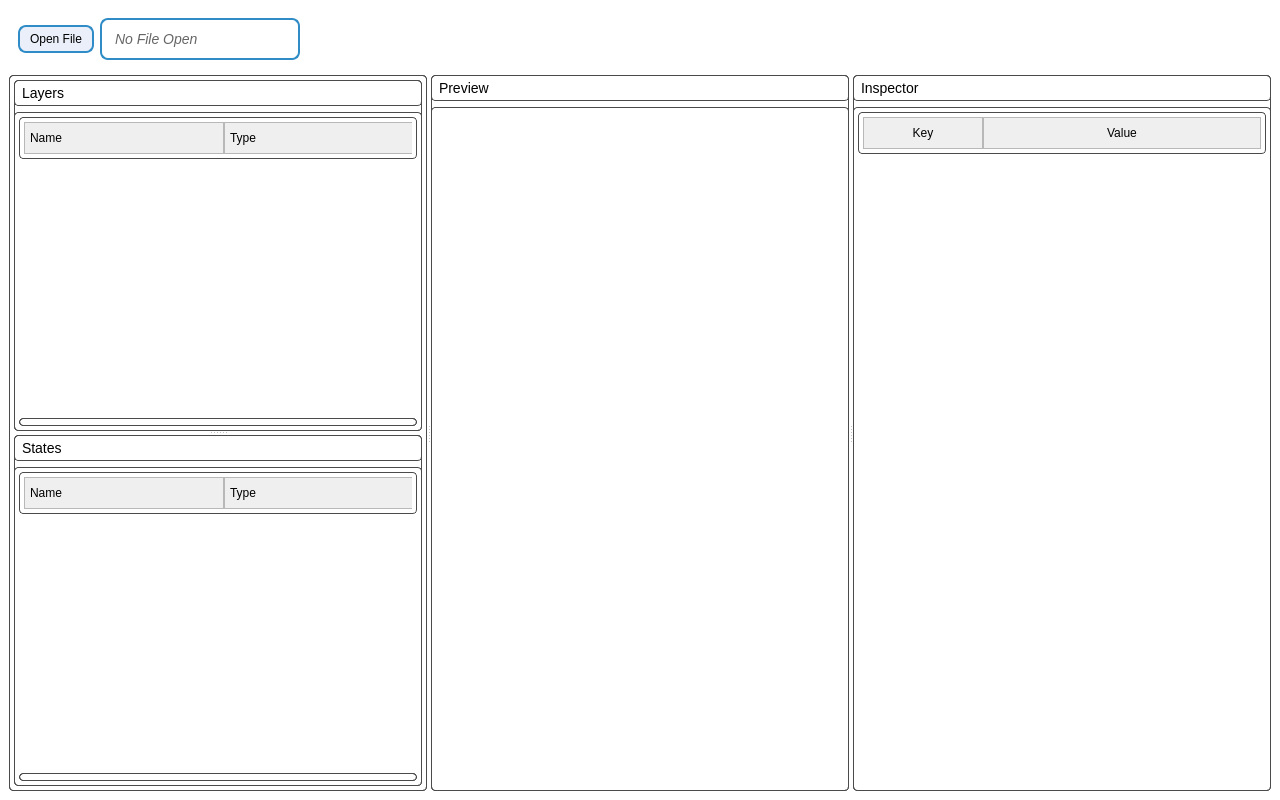
<?xml version="1.0" encoding="UTF-8"?>
<ui version="4.0">
 <class>OpenPoster</class>
 <widget class="QMainWindow" name="OpenPoster">
  <property name="geometry">
   <rect>
    <x>0</x>
    <y>0</y>
    <width>1280</width>
    <height>800</height>
   </rect>
  </property>
  <property name="sizePolicy">
   <sizepolicy hsizetype="Expanding" vsizetype="Expanding">
    <horstretch>0</horstretch>
    <verstretch>0</verstretch>
   </sizepolicy>
  </property>
  <property name="minimumSize">
   <size>
    <width>1280</width>
    <height>800</height>
   </size>
  </property>
  <property name="palette">
   <palette>
    <active>
     <colorrole role="WindowText">
      <brush brushstyle="SolidPattern">
       <color alpha="255">
        <red>255</red>
        <green>255</green>
        <blue>255</blue>
       </color>
      </brush>
     </colorrole>
     <colorrole role="Button">
      <brush brushstyle="SolidPattern"> 
       <color alpha="0">
        <red>0</red>
        <green>0</green>
        <blue>0</blue>
       </color>
      </brush>
     </colorrole>
     <colorrole role="Text">
      <brush brushstyle="SolidPattern">
       <color alpha="255">
        <red>255</red>
        <green>255</green>
        <blue>255</blue>
       </color>
      </brush>
     </colorrole>
     <colorrole role="ButtonText">
      <brush brushstyle="SolidPattern">
       <color alpha="255">
        <red>255</red>
        <green>255</green>
        <blue>255</blue>
       </color>
      </brush>
     </colorrole>
     <colorrole role="Base">
      <brush brushstyle="SolidPattern">
       <color alpha="0">
        <red>0</red>
        <green>0</green>
        <blue>0</blue>
       </color>
      </brush>
     </colorrole>
     <colorrole role="Window">
      <brush brushstyle="SolidPattern">
       <color alpha="0">
        <red>0</red>
        <green>0</green>
        <blue>0</blue>
       </color>
      </brush>
     </colorrole>
     <colorrole role="PlaceholderText">
      <brush brushstyle="SolidPattern">
       <color alpha="128">
        <red>255</red>
        <green>255</green>
        <blue>255</blue>
       </color>
      </brush>
     </colorrole>
    </active>
    <inactive>
     <colorrole role="WindowText">
      <brush brushstyle="SolidPattern">
       <color alpha="255">
        <red>255</red>
        <green>255</green>
        <blue>255</blue>
       </color>
      </brush>
     </colorrole>
     <colorrole role="Button">
      <brush brushstyle="SolidPattern">
       <color alpha="0">
        <red>0</red>
        <green>0</green>
        <blue>0</blue>
       </color>
      </brush>
     </colorrole>
     <colorrole role="Text">
      <brush brushstyle="SolidPattern">
       <color alpha="255">
        <red>255</red>
        <green>255</green>
        <blue>255</blue>
       </color>
      </brush>
     </colorrole>
     <colorrole role="ButtonText">
      <brush brushstyle="SolidPattern">
       <color alpha="255">
        <red>255</red>
        <green>255</green>
        <blue>255</blue>
       </color>
      </brush>
     </colorrole>
     <colorrole role="Base">
      <brush brushstyle="SolidPattern">
       <color alpha="0">
        <red>0</red>
        <green>0</green>
        <blue>0</blue>
       </color>
      </brush>
     </colorrole>
     <colorrole role="Window">
      <brush brushstyle="SolidPattern">
       <color alpha="0">
        <red>0</red>
        <green>0</green>
        <blue>0</blue>
       </color>
      </brush>
     </colorrole>
     <colorrole role="PlaceholderText">
      <brush brushstyle="SolidPattern">
       <color alpha="128">
        <red>255</red>
        <green>255</green>
        <blue>255</blue>
       </color>
      </brush>
     </colorrole>
    </inactive>
    <disabled>
     <colorrole role="WindowText">
      <brush brushstyle="SolidPattern">
       <color alpha="255">
        <red>255</red>
        <green>255</green>
        <blue>255</blue>
       </color>
      </brush>
     </colorrole>
     <colorrole role="Button">
      <brush brushstyle="SolidPattern">
       <color alpha="0">
        <red>0</red>
        <green>0</green>
        <blue>0</blue>
       </color>
      </brush>
     </colorrole>
     <colorrole role="Text">
      <brush brushstyle="SolidPattern">
       <color alpha="255">
        <red>255</red>
        <green>255</green>
        <blue>255</blue>
       </color>
      </brush>
     </colorrole>
     <colorrole role="ButtonText">
      <brush brushstyle="SolidPattern">
       <color alpha="255">
        <red>255</red>
        <green>255</green>
        <blue>255</blue>
       </color>
      </brush>
     </colorrole>
     <colorrole role="Base">
      <brush brushstyle="SolidPattern">
       <color alpha="0">
        <red>0</red>
        <green>0</green>
        <blue>0</blue>
       </color>
      </brush>
     </colorrole>
     <colorrole role="Window">
      <brush brushstyle="SolidPattern">
       <color alpha="0">
        <red>0</red>
        <green>0</green>
        <blue>0</blue>
       </color>
      </brush>
     </colorrole>
     <colorrole role="PlaceholderText">
      <brush brushstyle="SolidPattern">
       <color alpha="128">
        <red>255</red>
        <green>255</green>
        <blue>255</blue>
       </color>
      </brush>
     </colorrole>
    </disabled>
   </palette>
  </property>
  <property name="windowTitle">
   <string notr="true">OpenPoster</string>
  </property>
  <property name="styleSheet">
   <string notr="true">QWidget {
    color: palette(text);
    background-color: transparent;
	spacing: 0px;
}

QWidget:focus {
    outline: none;
}

QWidget [cls=central] {
    background-color: palette(base);
	border-radius: 0px;
	border: 1px solid palette(mid);
}

QLabel {
    font-size: 14px;
}

QToolButton {
    background-color: palette(button);
    border: none;
    color: palette(text);
    font-size: 14px;
	min-height: 35px;
	icon-size: 16px;
	padding-left: 10px;
	padding-right: 10px;
	border-radius: 8px;
}

QToolButton[cls=sidebarBtn] {
    background-color: transparent;
	icon-size: 24px;
}

QToolButton:pressed {
    background-color: palette(dark);
    color: palette(text);
}

QToolButton:checked {
    background-color: palette(highlight);
    color: palette(highlighted-text);
}

QCheckBox {
	spacing: 8px;
	font-size: 14px;
}

QRadioButton {
	spacing: 8px;
	font-size: 14px;
}

QLineEdit {
	border: none;
	background-color: transparent;
	color: palette(text);
	font-size: 14px;
}

QScrollBar:vertical {
    background: transparent;
    width: 8px;
}

QScrollBar:horizontal {
    background: transparent;
    height: 8px;
}

QScrollBar::handle {
    background: palette(mid);
    border-radius: 4px;
}

QScrollBar::handle:pressed {
    background: palette(dark);
}

QScrollBar::add-line,
QScrollBar::sub-line {
    background: none;
}

QScrollBar::add-page,
QScrollBar::sub-page {
    background: none;
}

QSlider::groove:horizontal {
    background-color: palette(mid);
    height: 4px;
	border-radius: 2px;
}

QSlider::handle:horizontal {
    background-color: palette(dark);
    width: 8px;
    margin: -8px 0;
    border-radius: 4px;
}

QSlider::handle:horizontal:pressed {
    background-color: palette(highlight);
}

QSlider::tick:horizontal {
    background-color: palette(dark);
    width: 1px;
}

QHeaderView::section {
    background-color: palette(button);
    color: palette(text);
    padding: 5px;
    border: 1px solid palette(mid);
    height: 30px;
}

QTableView, QTreeView {
    border: none;
    selection-background-color: palette(highlight);
    selection-color: palette(highlighted-text);
}

QTreeView::item {
    min-height: 30px;
    padding: 2px;
}

QPushButton, QLabel[clickable="true"] {
    border-radius: 6px;
    padding: 5px 10px;
}
</string>
  </property>
  <widget class="QWidget" name="centralwidget">
   <property name="sizePolicy">
    <sizepolicy hsizetype="Expanding" vsizetype="Expanding">
     <horstretch>0</horstretch>
     <verstretch>0</verstretch>
    </sizepolicy>
   </property>
   <layout class="QVBoxLayout" name="verticalLayout">
    <item>
     <widget class="QWidget" name="headerWidget" native="true">
      <property name="maximumSize">
       <size>
        <width>16777215</width>
        <height>60</height>
       </size>
      </property>
      <layout class="QHBoxLayout" name="horizontalLayout_header">
       <item>
        <widget class="QPushButton" name="openFile">
         <property name="autoFillBackground">
          <bool>true</bool>
         </property>
         <property name="styleSheet">
          <string notr="true">QPushButton {
  border: 1.5px solid palette(highlight);
  border-radius: 8px;
  padding: 5px 10px;
  background-color: rgba(80, 120, 200, 30);
}
QPushButton:pressed {
  background-color: rgba(60, 100, 180, 120);
}</string>
         </property>
         <property name="text">
          <string>Open File</string>
         </property>
        </widget>
       </item>
       <item>
        <widget class="QLabel" name="filename">
         <property name="minimumSize">
          <size>
           <width>200</width>
           <height>30</height>
          </size>
         </property>
         <property name="styleSheet">
          <string notr="true">border: 1.5px solid palette(highlight); border-radius: 8px; padding: 5px 10px; color: #666666; font-style: italic;</string>
         </property>
         <property name="text">
          <string>No File Open</string>
         </property>
         <property name="cursor">
          <cursorShape>PointingHandCursor</cursorShape>
         </property>
        </widget>
       </item>
       <item>
        <spacer name="horizontalSpacer">
         <property name="orientation">
          <enum>Qt::Horizontal</enum>
         </property>
         <property name="sizeHint" stdset="0">
          <size>
           <width>40</width>
           <height>20</height>
          </size>
         </property>
        </spacer>
       </item>
      </layout>
     </widget>
    </item>
    <item>
     <widget class="QSplitter" name="mainSplitter">
      <property name="orientation">
       <enum>Qt::Horizontal</enum>
      </property>
      <widget class="QWidget" name="layersWidget" native="true">
       <property name="minimumSize">
        <size>
         <width>250</width>
         <height>0</height>
        </size>
       </property>
       <property name="styleSheet">
        <string notr="true">border: 1px solid #4B4B4B; border-radius: 4px; padding: 4px;</string>
       </property>
       <layout class="QVBoxLayout" name="layersLayout">
        <property name="spacing">
         <number>0</number>
        </property>
        <property name="leftMargin">
         <number>0</number>
        </property>
        <property name="topMargin">
         <number>0</number>
        </property>
        <property name="rightMargin">
         <number>0</number>
        </property>
        <property name="bottomMargin">
         <number>0</number>
        </property>
        <item>
         <widget class="QSplitter" name="layersSplitter">
          <property name="orientation">
           <enum>Qt::Vertical</enum>
          </property>
          <widget class="QWidget" name="layersSection" native="true">
           <layout class="QVBoxLayout" name="layersSectionLayout">
            <item>
             <widget class="QLabel" name="layersLabel">
              <property name="text">
               <string>Layers</string>
              </property>
             </widget>
            </item>
            <item>
             <widget class="QTreeWidget" name="treeWidget">
              <property name="columnCount">
               <number>3</number>
              </property>
              <property name="iconSize">
               <size>
                <width>24</width>
                <height>24</height>
               </size>
              </property>
              <property name="indentation">
               <number>20</number>
              </property>
              <property name="uniformRowHeights">
               <bool>true</bool>
              </property>
              <attribute name="headerVisible">
               <bool>true</bool>
              </attribute>
              <attribute name="headerDefaultSectionSize">
               <number>200</number>
              </attribute>
              <attribute name="headerMinimumSectionSize">
               <number>100</number>
              </attribute>
              <attribute name="headerHighlightSections">
               <bool>true</bool>
              </attribute>
              <attribute name="headerStretchLastSection">
               <bool>true</bool>
              </attribute>
              <column>
               <property name="text">
                <string>Name</string>
               </property>
              </column>
              <column>
               <property name="text">
                <string>Type</string>
               </property>
              </column>
              <column>
               <property name="text">
                <string>ID</string>
               </property>
              </column>
             </widget>
            </item>
           </layout>
          </widget>
          <widget class="QWidget" name="statesSection" native="true">
           <layout class="QVBoxLayout" name="statesSectionLayout">
            <item>
             <widget class="QLabel" name="statesLabel">
              <property name="text">
               <string>States</string>
              </property>
             </widget>
            </item>
            <item>
             <widget class="QTreeWidget" name="statesTreeWidget">
              <property name="columnCount">
               <number>3</number>
              </property>
              <property name="iconSize">
               <size>
                <width>24</width>
                <height>24</height>
               </size>
              </property>
              <property name="indentation">
               <number>20</number>
              </property>
              <property name="uniformRowHeights">
               <bool>true</bool>
              </property>
              <attribute name="headerVisible">
               <bool>true</bool>
              </attribute>
              <attribute name="headerDefaultSectionSize">
               <number>200</number>
              </attribute>
              <attribute name="headerMinimumSectionSize">
               <number>100</number>
              </attribute>
              <attribute name="headerHighlightSections">
               <bool>true</bool>
              </attribute>
              <attribute name="headerStretchLastSection">
               <bool>true</bool>
              </attribute>
              <column>
               <property name="text">
                <string>Name</string>
               </property>
              </column>
              <column>
               <property name="text">
                <string>Type</string>
               </property>
              </column>
              <column>
               <property name="text">
                <string>Value</string>
               </property>
              </column>
             </widget>
            </item>
           </layout>
          </widget>
         </widget>
        </item>
       </layout>
      </widget>
      <widget class="QWidget" name="previewWidget" native="true">
       <property name="minimumSize">
        <size>
         <width>400</width>
         <height>0</height>
        </size>
       </property>
       <property name="styleSheet">
        <string notr="true">border: 1px solid #4B4B4B; border-radius: 4px; padding: 4px;</string>
       </property>
       <layout class="QVBoxLayout" name="previewLayout">
        <item>
         <widget class="QLabel" name="previewLabel">
          <property name="text">
           <string>Preview</string>
          </property>
         </widget>
        </item>
        <item>
         <widget class="CustomGraphicsView" name="graphicsView">
          <property name="objectName">
           <string notr="true">graphicsView</string>
          </property>
          <property name="renderHints">
           <set>QPainter::Antialiasing|QPainter::SmoothPixmapTransform</set>
          </property>
          <property name="transformationAnchor">
           <enum>QGraphicsView::AnchorUnderMouse</enum>
          </property>
          <property name="resizeAnchor">
           <enum>QGraphicsView::AnchorUnderMouse</enum>
          </property>
          <property name="viewportUpdateMode">
           <enum>QGraphicsView::FullViewportUpdate</enum>
          </property>
         </widget>
        </item>
       </layout>
      </widget>
      <widget class="QWidget" name="inspectorWidget" native="true">
       <property name="minimumSize">
        <size>
         <width>250</width>
         <height>0</height>
        </size>
       </property>
       <property name="styleSheet">
        <string notr="true">border: 1px solid #4B4B4B; border-radius: 4px; padding: 4px;</string>
       </property>
       <layout class="QVBoxLayout" name="inspectorLayout">
        <item>
         <widget class="QLabel" name="inspectorLabel">
          <property name="text">
           <string>Inspector</string>
          </property>
         </widget>
        </item>
        <item>
         <widget class="QTableWidget" name="tableWidget">
          <property name="columnCount">
           <number>2</number>
          </property>
          <attribute name="horizontalHeaderMinimumSectionSize">
           <number>100</number>
          </attribute>
          <attribute name="horizontalHeaderDefaultSectionSize">
           <number>120</number>
          </attribute>
          <attribute name="horizontalHeaderStretchLastSection">
           <bool>true</bool>
          </attribute>
          <attribute name="verticalHeaderMinimumSectionSize">
           <number>25</number>
          </attribute>
          <attribute name="verticalHeaderDefaultSectionSize">
           <number>30</number>
          </attribute>
          <column>
           <property name="text">
            <string>Key</string>
           </property>
          </column>
          <column>
           <property name="text">
            <string>Value</string>
           </property>
          </column>
         </widget>
        </item>
       </layout>
      </widget>
     </widget>
    </item>
   </layout>
  </widget>
 </widget>
 <customwidgets>
  <customwidget>
   <class>CustomGraphicsView</class>
   <extends>QGraphicsView</extends>
   <header>gui.custom_widgets</header>
  </customwidget>
 </customwidgets>
 <resources/>
 <connections/>
</ui>
